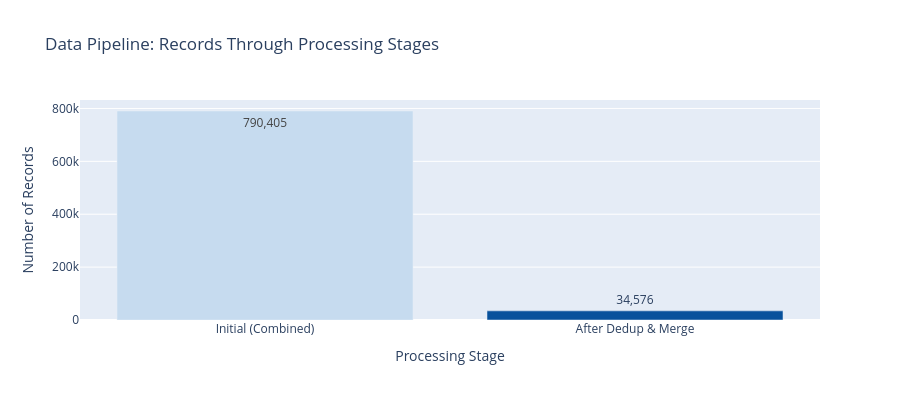

Notebook cell for this chart:
### Code cell
# =============================================================================
# EDA: Record Count Before and After Cleaning
# =============================================================================

initial_count = {
    'RW_ACTUALS_PS': RW_ACTUALS_PS.shape[0],
    'RW_ACTUALS_ALL_28': RW_ACTUALS_ALL_28.shape[0],
    'RW_ACTUALS_ALL_30': RW_ACTUALS_ALL_30.shape[0],
    'RW_ACTUALS_NH_OBS': RW_ACTUALS_NH_OBS.shape[0],
}

total_initial = sum(initial_count.values())
after_merge = master_df.shape[0] if 'master_df' in dir() else len(master_df)

cleaning_stages = {
    'Initial (Combined)': total_initial,
    'After Dedup & Merge': len(master_df) if 'master_df' in dir() else after_merge,
}

fig = go.Figure(data=[go.Bar(
    x=list(cleaning_stages.keys()),
    y=list(cleaning_stages.values()),
    text=[f'{v:,}' for v in cleaning_stages.values()],
    textposition='auto',
    marker=dict(color=['#c6dbef', '#08519c'])
)])

fig.update_layout(
    title='Data Pipeline: Records Through Processing Stages',
    xaxis_title='Processing Stage',
    yaxis_title='Number of Records',
    height=400,
    showlegend=False,
    hovermode='x unified'
)

fig.show()

### Figure 1 — Plotly figure (JSON) as saved in the notebook; plotly's stock layout.template omitted (floating-point values rounded to 4 significant figures)
{"data": [{"marker": {"color": ["#c6dbef", "#08519c"]}, "text": ["790,405", "34,576"], "textposition": "auto", "type": "bar", "x": ["Initial (Combined)", "After Dedup & Merge"], "y": [790405, 34576]}], "layout": {"height": 400, "hovermode": "x unified", "showlegend": false, "title": {"text": "Data Pipeline: Records Through Processing Stages"}, "xaxis": {"title": {"text": "Processing Stage"}}, "yaxis": {"title": {"text": "Number of Records"}}}}
